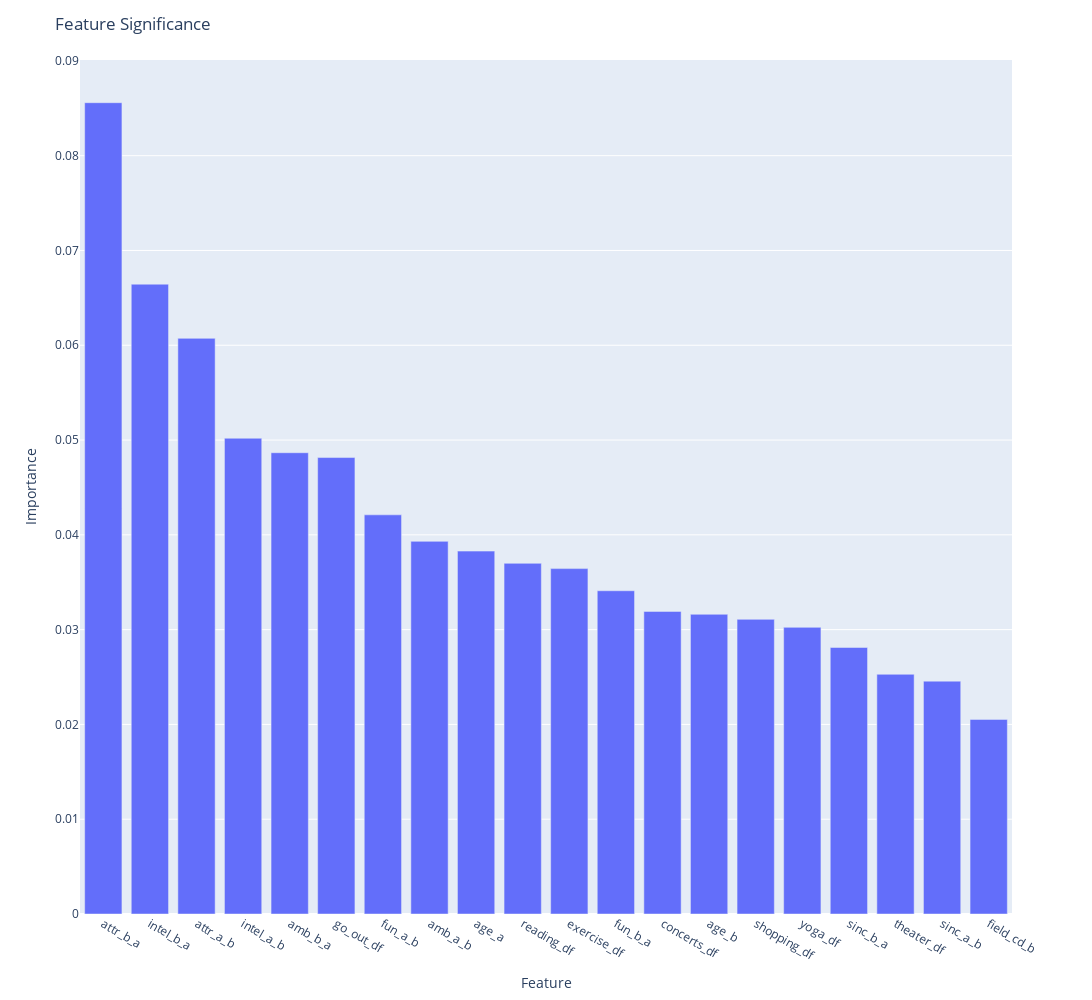

The cell this chart's notebook holds for it:
### Code cell
fig = px.bar(ranking_df, x = "col_name", y = "Overall", width=1200, height=1000)
fig.update_layout(title = "Feature Significance", yaxis_title= "Importance", xaxis_title = "Feature")
fig.show()

### Figure 1 — Plotly figure (JSON) as saved in the notebook; plotly's stock layout.template omitted (floating-point values rounded to 4 significant figures)
{"data": [{"alignmentgroup": "True", "hovertemplate": "col_name=%{x}<br>Overall=%{y}<extra></extra>", "legendgroup": "", "marker": {"color": "#636efa", "pattern": {"shape": ""}}, "name": "", "offsetgroup": "", "orientation": "v", "showlegend": false, "textposition": "auto", "type": "bar", "x": ["attr_b_a", "intel_b_a", "attr_a_b", "intel_a_b", "amb_b_a", "go_out_df", "fun_a_b", "amb_a_b", "age_a", "reading_df", "exercise_df", "fun_b_a", "concerts_df", "age_b", "shopping_df", "yoga_df", "sinc_b_a", "theater_df", "sinc_a_b", "field_cd_b"], "xaxis": "x", "y": [0.08559, 0.06644, 0.06073, 0.05019, 0.04866, 0.04815, 0.04211, 0.03931, 0.03828, 0.03699, 0.03644, 0.0341, 0.03192, 0.03162, 0.03108, 0.03024, 0.02812, 0.02529, 0.02457, 0.02053], "yaxis": "y"}], "layout": {"barmode": "relative", "height": 1000, "legend": {"tracegroupgap": 0}, "margin": {"t": 60}, "title": {"text": "Feature Significance"}, "width": 1200, "xaxis": {"anchor": "y", "domain": [0, 1], "title": {"text": "Feature"}}, "yaxis": {"anchor": "x", "domain": [0, 1], "title": {"text": "Importance"}}}}
